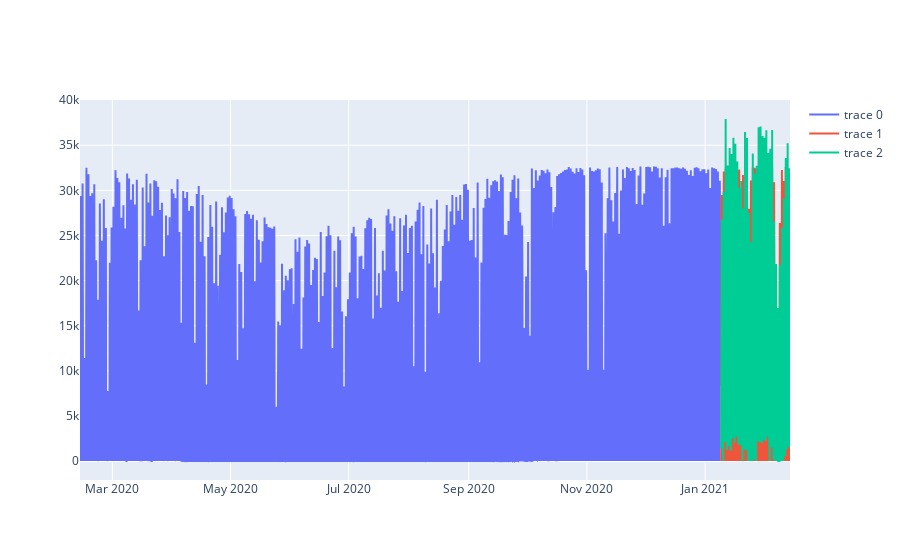

The notebook cell saved with this chart:
### Code cell
fig = go.Figure()
fig.add_trace(go.Scatter(x = train.index, y= train['power']))
fig.add_trace(go.Scatter(x = test.index, y= test['power']))
fig.add_trace(go.Scatter(x = test.index, y = fc_results['yhat']))

### Figure 1 — Plotly figure (JSON) as saved in the notebook; plotly's stock layout.template omitted (floating-point values rounded to 4 significant figures; data arrays with more than 128 entries replaced by an {"elided": "..."} marker saying what was removed)
{"data": [{"type": "scatter", "x": {"elided": "4634 str values"}, "y": {"elided": "4634 float values"}}, {"type": "scatter", "x": {"elided": "504 str values"}, "y": {"elided": "504 float values"}}, {"type": "scatter", "x": {"elided": "504 str values"}, "y": {"elided": "504 float values"}}], "layout": {}}
